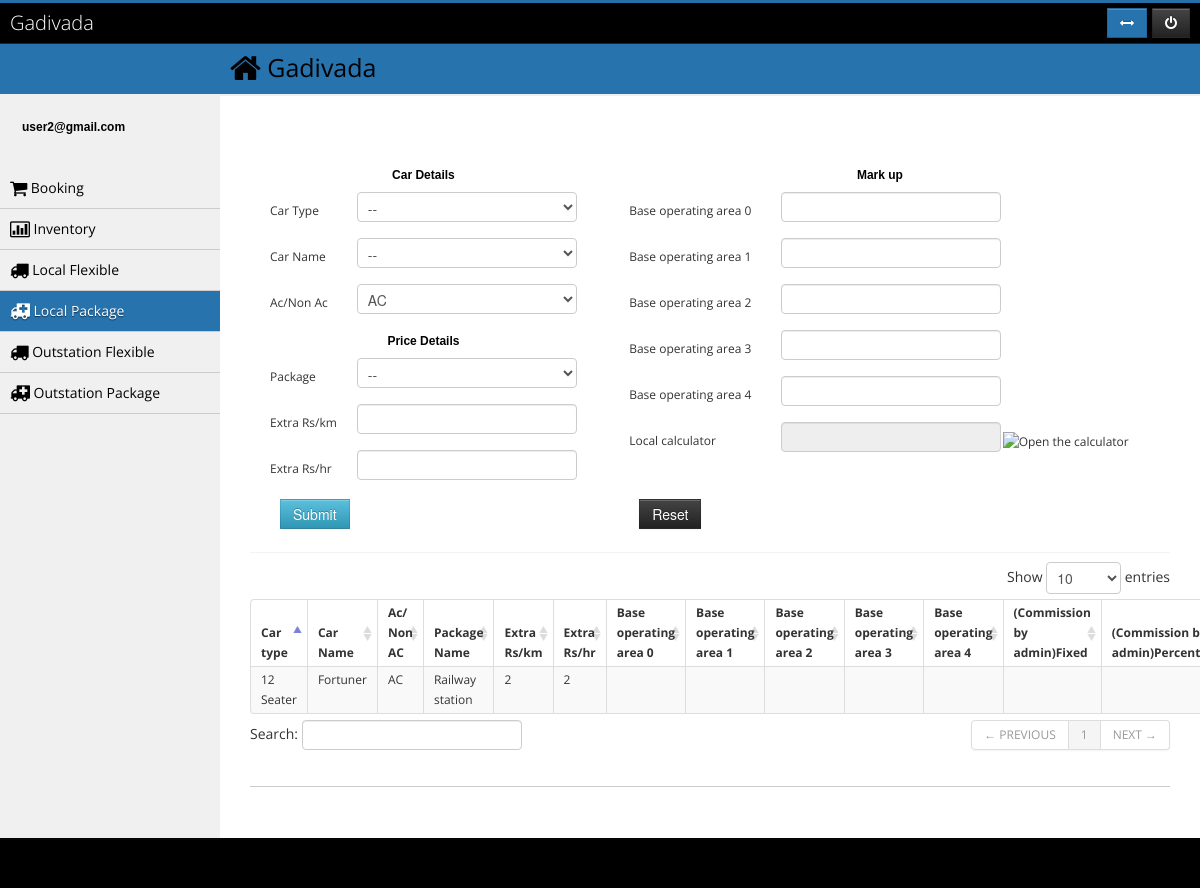
The page /pricing/local/package (signed in) on the database its author committed.
### tables this page shows
CREATE TABLE IF NOT EXISTS `pricing_local` (
  `ID` int(11) NOT NULL AUTO_INCREMENT,
  `agent_id` int(11) NOT NULL,
  `price_for` varchar(50) NOT NULL COMMENT '1-Fexible, 2-Package',
  `car_type_id` int(11) NOT NULL,
  `car_model_id` int(11) NOT NULL,
  `ac_nonac` varchar(50) NOT NULL,
  `package` varchar(200) DEFAULT NULL,
  `extra_per_km` int(11) DEFAULT NULL,
  `extra_per_hr` int(11) DEFAULT NULL,
  `min_halt_time` varchar(40) DEFAULT NULL,
  `price_per_min_booking_time` int(11) DEFAULT NULL,
  `price_per_km` int(11) DEFAULT NULL,
  `commision_fixed` int(11) DEFAULT NULL,
  `commision_percentage` int(11) DEFAULT NULL,
  `base_operating_area_0` varchar(40) DEFAULT NULL,
  `base_operating_area_1` varchar(40) DEFAULT NULL,
  `base_operating_area_2` varchar(40) DEFAULT NULL,
  `base_operating_area_3` varchar(40) DEFAULT NULL,
  `base_operating_area_4` varchar(40) DEFAULT NULL,
  PRIMARY KEY (`ID`),
  KEY `FK_pricing_local.car_type_id` (`car_type_id`),
  KEY `FK_pricing_local.car_model_id` (`car_model_id`)
);

CREATE TABLE IF NOT EXISTS `car_type` (
  `ID` int(11) NOT NULL AUTO_INCREMENT,
  `TYPE_NAME` varchar(100) DEFAULT NULL,
  PRIMARY KEY (`ID`)
);

CREATE TABLE IF NOT EXISTS `car_model` (
  `ID` int(11) NOT NULL AUTO_INCREMENT,
  `TYPE_ID` int(11) NOT NULL DEFAULT '0',
  `MODEL_NAME` varchar(100) NOT NULL,
  PRIMARY KEY (`ID`)
);

CREATE TABLE IF NOT EXISTS `package_local` (
  `ID` int(11) NOT NULL AUTO_INCREMENT,
  `CITY_ID` int(11) NOT NULL,
  `LOCAL_NAME` varchar(100) DEFAULT NULL,
  PRIMARY KEY (`ID`),
  KEY `FK_PACKAGE_LOCAL.CITY_ID` (`CITY_ID`)
);

### application/controllers/pricing.php (called while the page is built, shortened)
<?php if ( ! defined('BASEPATH')) exit('No direct script access allowed');
class Pricing extends CI_Controller {
	public function __construct()
	{
		$this->load->model('admin_m');
		$this->load->model('city_m');
		$this->load->model('inventory_m');
		$this->load->model('car_type_m');
		$this->load->model('packages_m');
		$this->load->model('pricing_m');
	}
	public function local($view)
	{
		$data['local'] = $this->packages_m->get_all_local_packages();
		$data['feature'] = $this->admin_m->get_all_feature();
		$data['car_type'] = $this->car_type_m->get_all_car_type();
		if($view == 'package'){
			$data['lp'] = 'active';
			$data['localPackData'] = $this->pricing_m->get_all_local_flexible_data('package');
			$this->load->view('local_package',$data);
		}
	}
}

### index.php (called while the page is built, shortened)
<?php
require_once BASEPATH.'core/CodeIgniter.php';

### application/models/car_type_m.php (called while the page is built, shortened)
<?php
Class Car_type_m extends CI_Model{
	function get_all_car_type($type='')
	{
		$this->db->distinct();
		$this->db->select('*');
		$query=$this->db->get('car_type')->result();
		return $query;
	}
}

### application/models/packages_m.php (called while the page is built, shortened)
<?php
Class Packages_m extends CI_Model{
	function get_all_local_packages($type='')
	{
			 $this->db->distinct();
		$query=$this->db->get()->result();
		return $query;
	}
}
?>

### application/models/pricing_m.php (called while the page is built, shortened)
<?php
Class Pricing_m extends CI_Model{
	function get_all_local_flexible_data($type='',$id=0)
	{
		$agent_id = $this->session->userdata('id');
			$this->db->join('car_type', 'car_type.ID = pricing_local.car_type_id');
			$this->db->join('car_model', 'car_model.TYPE_ID = car_type.ID and car_model.ID = pricing_local.car_model_id ');
			$this->db->join('package_local', 'package_local.ID = pricing_local.package');
			if($agent_id > 0){
				$this->db->where('agent_id',$agent_id);
			}
			if($type == 'package'){
				$this->db->where('price_for','Package');
			}
			$this->db->distinct();
		$query=$this->db->get()->result();
		return $query;
	}
}
?>

### application/views/local_package.php (the view, shortened to what this page needs)
<?php if(isset($edtyp))$butlabel = 'Update'; else $butlabel = 'Submit';
	   if($butlabel == 'Submit')$action ='add' ; else $action='update';
$car_type_id = '';
$car_model_id = '';
$ac_nonac = '';
$package = '';
$extra_per_km = '';
$extra_per_hr = '';
$base0 = '';
$base1 = '';
$base2='';
$base3='';
$base4='';
?>
	<?php
	$type = array();
	$type['0']='--';
	    foreach($car_type as $c){
		  $type[$c->ID]=$c->TYPE_NAME;
	}
	$locals= array();
	$locals['0']='--';
	foreach($local as $f){
		$locals[$f->ID]=$f->LOCAL_NAME;
	}
	?>
	<h3 align="center">Local Package Details</h3>
	<form name="localflexibleForm" id="localflexibleForm" method="POST"
	  action="<?php echo base_url()?>pricing/localFlexible/<?php echo $action?>/package">
	<table width="100%">
		<tr>																												<td style="padding-left: 15%">
				<table>
				<tr>
					<th colspan="2"><h5>Car Details</h5></th>
				</tr>
				<tr>
					<td>Car Type</td>
					<td><?php
				   $js ='id="car_type" onChange="get_car_name(this.value);" ';
				   echo form_dropdown('car_type',$type,$car_type_id,$js);?></td>
				</tr>
				<tr>
					<td>Car Name</td>
					<td>
				<?php echo form_dropdown('car_name',array(0=>'--'),$car_model_id,"class='car_type'");?>
					</td>
				</tr>
				<tr>
					<td>Ac/Non Ac</td>
					<td><?php echo form_dropdown('ac_nonac',array('AC' =>'AC','NON AC'=>'NON AC'),$ac_nonac);?></td>
				</tr>
				<tr>
					<th colspan="2"><h5>Price Details</h5></th>
				</tr>
				<tr>
					<td>Package</td>
					<td><?php echo form_dropdown('package',$locals,$package);?></td>
				</tr>
				<tr>
					<td>Extra Rs/km</td>
					<td><input  type="text" value="<?php echo $extra_per_km?>"
					name="extra_per_km"  maxlength="5"/></td>
				</tr>
				<tr>
					<td>Extra Rs/hr</td>
					<td><input  type="text" value="<?php echo $extra_per_hr?>"
					name="extra_per_hr"  maxlength="5"/></td>
				</tr>
			</table>
			</td>
			<td>
				<table>
				<tr>
					<th colspan="2"><h5>Mark up</h5></th>
				</tr>
				<tr>
					<td>Base operating area 0&nbsp;&nbsp; </td>
					<td><input type="text" name="area0" value="<?php echo $base0?>"
					maxlength="5"/></td>
				</tr>
				<tr>
					<td>Base operating area 1 &nbsp;&nbsp;</td>
					<td><input type="text" name="area1" value="<?php echo $base1?>"
					maxlength="5"/></td>
				</tr>
				<tr>
					<td>Base operating area 2 &nbsp;&nbsp;</td>
					<td><input type="text" name="area2" value="<?php echo $base2?>"
					maxlength="5"/></td>
				</tr>
				<tr>
					<td>Base operating area 3 &nbsp;&nbsp;</td>
					<td><input type="text" name="area3" value="<?php echo $base3?>"
					maxlength="5"/></td>
				</tr>
				<tr>
					<td>Base operating area 4 &nbsp;&nbsp;</td>
					<td><input type="text" name="area4" value="<?php echo $base4?>"
					maxlength="5"/></td>
				</tr>
				<tr>
					<td>Local calculator </td>
					<td>
					<input type="text" name="calculator" readonly="true" class="basicCalculator">
					</td>
				</tr>
			</table>
			</td>
		</tr>
		<tr>
			<td>
			<input type="submit" name="localFlexibleSubmit" value="<?php echo $butlabel;?>" class="btn btn-info"/> </td>
			<td><input type="reset" name="reset" value="Reset" class="btn btn-inverse"/> </td>
		</tr>
	</table>
	</form>
<div id="collapse4" class="body">
	<div id="question" style="display:none; cursor: default; padding:10px;">
		<h6>Are you sure to delete ?</h6>
		<br />
	</div>
	<table id="dataTable" class="table table-bordered table-condensed table-hover table-striped">
		<thead>
			<tr>
				<th>Car type</th>
				<th>Car Name</th>
				<th>Ac/ Non AC</th>
				<th>Package Name</th>
				<th>Extra Rs/km</th>
				<th>Extra Rs/hr</th>
				<th>Base operating area 0</th>
				<th>Base operating area 1</th>
				<th>Base operating area 2</th>
				<th>Base operating area 3</th>
				<th>Base operating area 4</th>
				<th>(Commission by admin)Fixed</th>
				<th>(Commission by admin)Percentage</th>
			</tr>
		</thead>
		<tbody>
			<?php $numbers = 1;
			foreach($localPackData as $row): ?>
			<TR>
				<td><?php echo $row->TYPE_NAME ?></td>
				<td><?php echo $row->MODEL_NAME ?></td>
				<td><?php echo $row->ac_nonac ?></td>
				<td><?php echo $row->LOCAL_NAME ?></td>
				<td><?php echo $row->extra_per_km ?></td>
				<td><?php echo $row->extra_per_hr ?></td>
				<td><?php echo $row->base_operating_area_0 ?></td>
				<td><?php echo $row->base_operating_area_1 ?></td>
				<td><?php echo $row->base_operating_area_2 ?></td>
				<td><?php echo $row->base_operating_area_3 ?></td>
				<td><?php echo $row->base_operating_area_4 ?></td>
				<td><?php echo $row->commision_fixed ?></td>
				<td><?php echo $row->commision_percentage ?></td>
			</TR>
			<?php $numbers ++ ; endforeach; ?>
		</tbody>
	</table>
</div>

### css/style.css (style rules this page uses)
html,body,div,span,applet,object,iframe,h1,h2,h3,h4,h5,h6,p,blockquote,pre,a,abbr,acronym,address,big,cite,code,del,dfn,em,img,ins,kbd,q,s,samp,small,strike,strong,sub,sup,tt,var,b,u,i,dl,dt,dd,ol,nav ul,nav li,fieldset,form,label,legend,table,caption,tbody,tfoot,thead,tr,th,td,article,aside,canvas,details,embed,figure,figcaption,footer,header,hgroup,menu,nav,output,ruby,section,summary,time,mark,audio,video { margin:0;border:0;font-size:100%;font:inherit;vertical-align:baseline; }
table { border-collapse:collapse;border-spacing:0; }
body { font-family: 'Raleway', sans-serif; background: #000000; }
.box h3 { color:#0000; font-size: 2.66em; }
@media only screen and (max-width: 1280px) and (min-width: 1024px) { .box h3 { font-size: 2.3em; } }

### assets/css/style.css (style rules this page uses)
html, body { height: 100%; }
body { visibility:hidden; font-family: 'Open Sans', sans-serif; }
.box .body, .box .block { padding: 10px 0; -webkit-box-shadow: inset 0 1px 1px rgba(0, 0, 0, 0.05); -moz-box-shadow: inset 0 1px 1px rgba(0, 0, 0, 0.05); box-shadow: inset 0 1px 1px rgba(0, 0, 0, 0.05); }
.btn { -webkit-border-radius: 0; -moz-border-radius: 0; border-radius: 0; }

### css/custom.css (style rules this page uses)
body { visibility:hidden; }
body { margin: 0; font-family: 'Open Sans', Arial, sans-serif; font-size: 12px; line-height: 20px; color: #333333; background-color: #ffffff; }
h1, h2, h3 { font-weight: normal; margin: 0 0 10px; }
h4, h5, h6 { margin: 0; }
h3 { font-size: 16px; line-height: 22px; color: #000000; }
h5 { font-size: 12px; line-height: 22px; font-weight: bold; color: #000000; font-family: Arial, sans-serif; }
h6 { font-size: 11px; line-height: 22px; color: #000000; font-family: Arial, sans-serif; }
input.btn { float: left; margin-left: 20px; }

### application/views/local_package.php (style rules this page uses)
table td, table th { padding: 3px 10px !important; }

### rows shown on the page
pricing_local: car_type.TYPE_NAME "12 Seater", car_model.MODEL_NAME "Fortuner", ac_nonac "AC", package_local.LOCAL_NAME "Railway station", extra_per_km "2", extra_per_hr "2"

### other values the page prints
$this->session->userdata('username') "user2@gmail.com"
